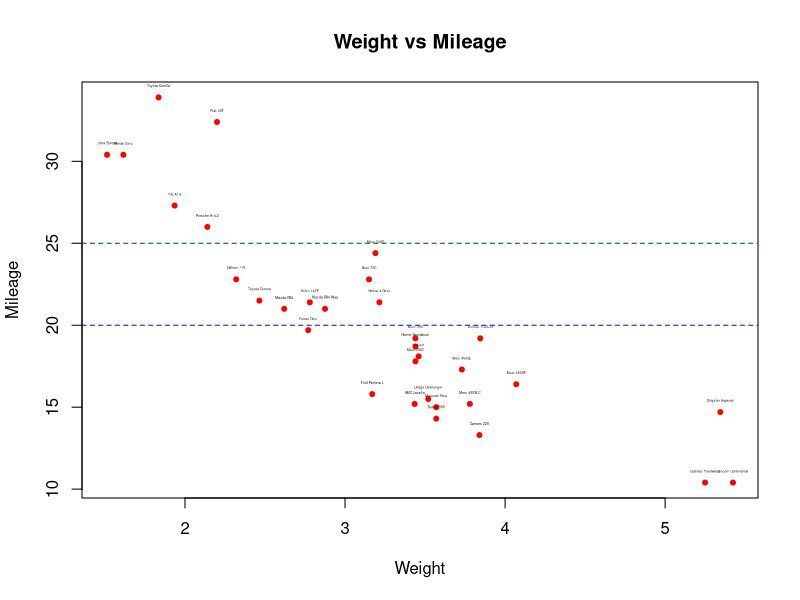

The R source for this figure:
input <- mtcars

plot(x = input$wt,y = input$mpg,
   xlab = "Weight",
   ylab = "Mileage",
   main = "Weight vs Mileage",
   pch=20, col="red"
)

# pridani textu do grafu
text(input$wt+0, input$mpg+0.7, rownames(input), cex=0.2)

abline(20,0,col='blue', lty=2, lwd=1)
abline(25,0,col='darkgreen', lty=2, lwd=1)
